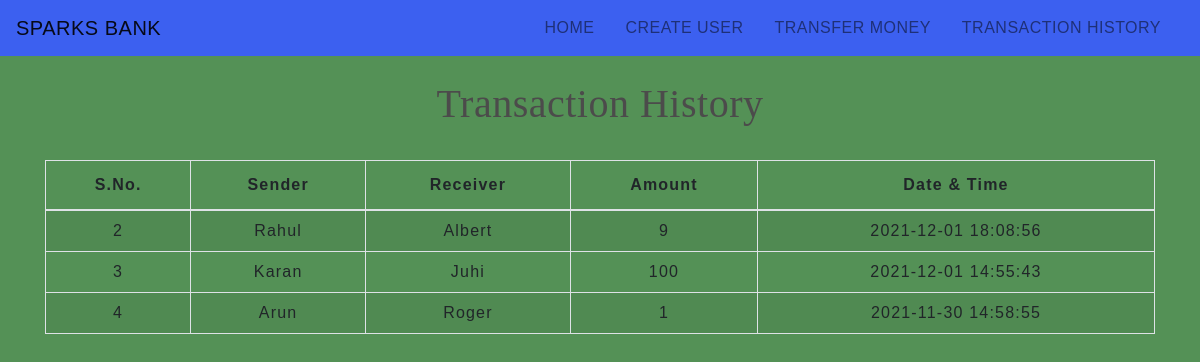
The page /transactionhistory.php on the database its author committed.
### tables this page shows
CREATE TABLE `transaction` (
  `sno` int(3) NOT NULL,
  `sender` text NOT NULL,
  `receiver` text NOT NULL,
  `balance` int(8) NOT NULL,
  `datetime` datetime NOT NULL DEFAULT current_timestamp()
);

### transactionhistory.php (the view, shortened to what this page needs)
<!DOCTYPE html>
<html lang="en">
<head>
    <link rel="stylesheet" href="https://stackpath.bootstrapcdn.com/bootstrap/4.5.2/css/bootstrap.min.css">
    <link rel="stylesheet" href="css/table.css">
    <link rel="stylesheet" href="css/navbar.css">
</head>
<body>
<?php
  include 'navbar.php';
?>
	<div class="container">
        <h2 class="text-center pt-4">Transaction History</h2>
       <br>
       <div class="table-responsive-sm">
    <table class="table table-hover table-striped table-condensed table-bordered">
        <thead>
            <tr>
                <th class="text-center">S.No.</th>
                <th class="text-center">Sender</th>
                <th class="text-center">Receiver</th>
                <th class="text-center">Amount</th>
                <th class="text-center">Date & Time</th>
            </tr>
        </thead>
        <tbody>
        <?php
            include 'config.php';
            $sql ="select * from transaction";
            $query =mysqli_query($conn, $sql);
            while($rows = mysqli_fetch_assoc($query))
            {
        ?>
            <tr>
            <td class="py-2"><?php echo $rows['sno']; ?></td>
            <td class="py-2"><?php echo $rows['sender']; ?></td>
            <td class="py-2"><?php echo $rows['receiver']; ?></td>
            <td class="py-2"><?php echo $rows['balance']; ?> </td>
            <td class="py-2"><?php echo $rows['datetime']; ?> </td>
        <?php
            }
        ?>
        </tbody>
    </table>
    </div>
</div>
</body>
</html>

### css/table.css (style rules this page uses)
* { padding: 0; margin: 0; box-sizing: border-box; font-family: sans-serif; }
h2 { font-size: 40px; }
table { letter-spacing: 1.2px; }
td { text-align: center; }

### css/navbar.css (style rules this page uses)
h2 { color: #4C4B4B; letter-spacing: 0.5px; font-family: 'Times New Roman'; }

### transactionhistory.php (style rules this page uses)
body { background-color:#549156; }

### rows shown on the page
transaction: sno "2", sender "Rahul", receiver "Albert", balance "9", datetime "2021-12-01 18:08:56"
transaction: sno "3", sender "Karan", receiver "Juhi", balance "100", datetime "2021-12-01 14:55:43"
transaction: sno "4", sender "Arun", receiver "Roger", balance "1", datetime "2021-11-30 14:58:55"
